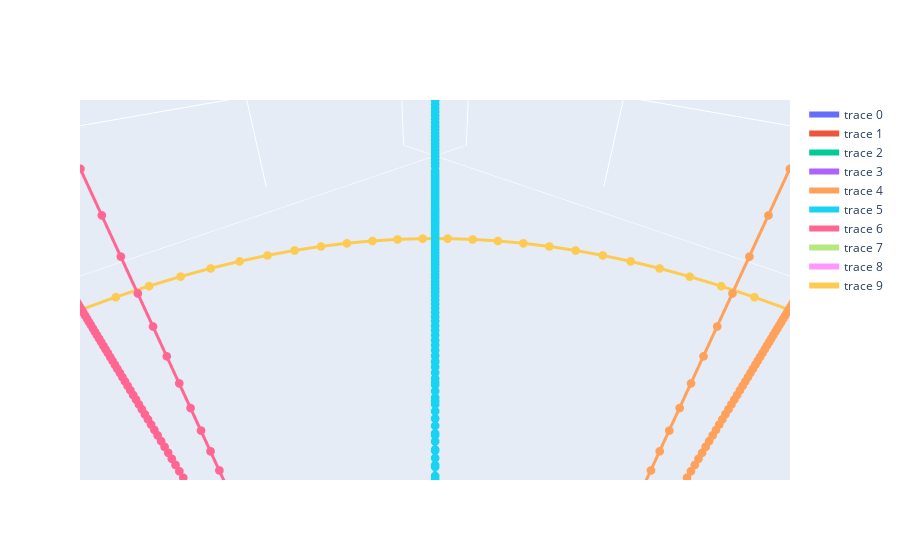

Notebook code cell kept with this figure:
### Code cell
layout = go.Layout(
            scene=dict(
                aspectmode='data'
            ))
fig = go.Figure(layout=layout)

for i in ordereddata: 
    x, y, z, _= i.T
    fig.add_trace(go.Scatter3d(x=x, y=y, z=z, 
                               line=dict(width=6),
                               marker=dict(size=0)))
    
xcsup, ycsup, zcsup, *_ = coorsup.T
xcinf, ycinf, zcinf, *_ = coorinf.T

    
fig.add_trace(go.Scatter3d(x=xcsup,y=ycsup,z=zcsup,
                           line=dict(width=6),
                           marker=dict(size=0)))
fig.add_trace(go.Scatter3d(x=xcinf,y=ycinf,z=zcinf,
                           line=dict(width=6),
                           marker=dict(size=0)))
fig.show()
